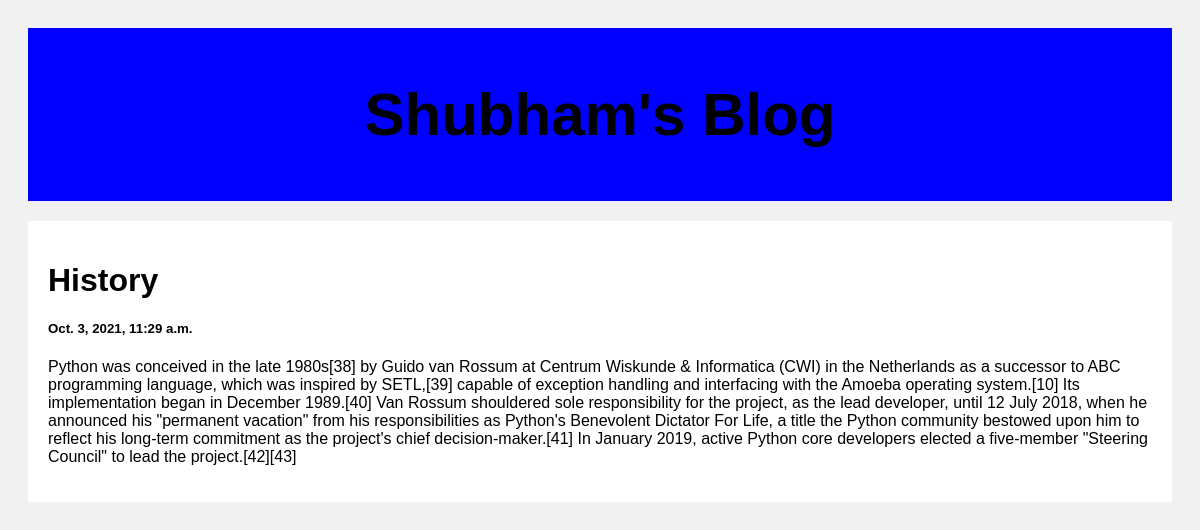
Screenshot of /post/2 with the database file from the repository.
### posts/models.py (models this page shows)
class Post(models.Model):
    title = models.CharField(max_length = 100)
    body = models.CharField(max_length = 1000000)
    created_at = models.DateTimeField(default = datetime.now, blank = True)

### posts/views.py (the view)
# urls.py: path('post/<str:pk>', views.post, name = 'post')
def post(request, pk):
    posts = Post.objects.get(id = pk)
    return render(request, 'post.html', {'posts' : posts})

### templates/post.html (shortened to what this page needs)
<!DOCTYPE html>
<html>
<head>
</head>
<body>
<div class="header">
  <h2>Shubham's Blog</h2>
</div>
<div class="row">
  <div class="leftcolumn">
    <div class="card">
      <a style="text-decoration: none; color: black;" href="/post/{{post.id}}">
        <h1>{{posts.title}}</h1>
        <h5>{{posts.created_at}}</h5>
        <p>{{posts.body}}</p>
      </a>
    </div>
  </div>
</div>
</body>
</html>

### templates/post.html (style rules this page uses)
* { box-sizing: border-box; }
body { font-family: Arial; padding: 20px; background: #f1f1f1; }
.header { padding: 2px; font-size: 40px; text-align: center; background: blue; }
.leftcolumn { float: left; width: 100%; }
.card { background-color: white; padding: 20px; margin-top: 20px; }
.row:after { content: ""; display: table; clear: both; }

### rows the page displays
Post: title "History", created_at "Oct. 3, 2021, 11:29 a.m.", body "Python was conceived in the late 1980s[38] by Guido van Rossum at Centrum Wiskunde & Informatica (CWI) in the Netherlands as a successor to ABC programming language, which was inspired by SETL,[39] capable of exception handling and interfacing with the Amoeba operating system.[10] Its implementation began in December 1989.[40] Van Rossum shouldered sole responsibility for the project, as the lead developer, until 12 July 2018, when he announced his \"permanent vacation\" from his responsibilities as Python's Benevolent Dictator For Life, a title the Python community bestowed upon him to reflect his long-term commitment as the project's chief decision-maker.[41] In January 2019, active Python…"
